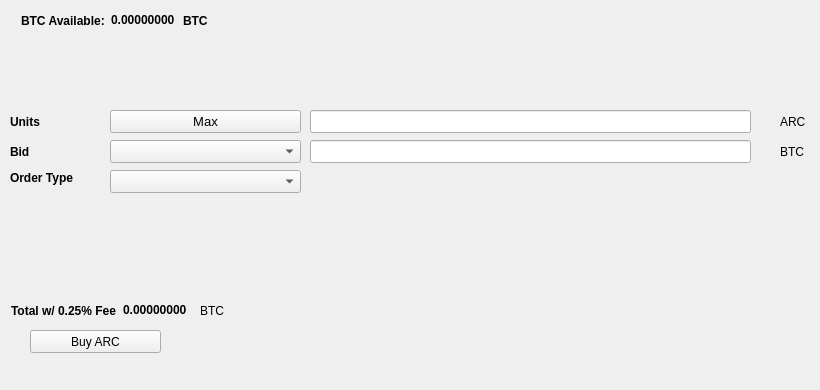
   <widget class="QWidget" name="BuyTab">
    <attribute name="title">
     <string>Buy</string>
    </attribute>
    <widget class="QPushButton" name="BuyARC">
     <property name="geometry">
      <rect>
       <x>30</x>
       <y>330</y>
       <width>131</width>
       <height>23</height>
      </rect>
     </property>
     <property name="text">
      <string>Buy ARC</string>
     </property>
     <property name="icon">
      <iconset resource="../arepacoin.qrc">
       <normaloff>:/icons/bitcoin</normaloff>:/icons/bitcoin</iconset>
     </property>
    </widget>
    <widget class="QLabel" name="label_3">
     <property name="geometry">
      <rect>
       <x>10</x>
       <y>110</y>
       <width>46</width>
       <height>23</height>
      </rect>
     </property>
     <property name="font">
      <font>
       <weight>75</weight>
       <bold>true</bold>
      </font>
     </property>
     <property name="text">
      <string>Units</string>
     </property>
    </widget>
    <widget class="QLineEdit" name="UnitsInput">
     <property name="geometry">
      <rect>
       <x>310</x>
       <y>110</y>
       <width>441</width>
       <height>23</height>
      </rect>
     </property>
     <property name="font">
      <font>
       <pointsize>9</pointsize>
       <weight>75</weight>
       <bold>true</bold>
      </font>
     </property>
    </widget>
    <widget class="QLineEdit" name="BuyBidPriceEdit">
     <property name="geometry">
      <rect>
       <x>310</x>
       <y>140</y>
       <width>441</width>
       <height>23</height>
      </rect>
     </property>
     <property name="font">
      <font>
       <pointsize>9</pointsize>
       <weight>75</weight>
       <bold>true</bold>
      </font>
     </property>
    </widget>
    <widget class="QLabel" name="label_4">
     <property name="geometry">
      <rect>
       <x>780</x>
       <y>110</y>
       <width>31</width>
       <height>23</height>
      </rect>
     </property>
     <property name="text">
      <string>ARC</string>
     </property>
    </widget>
    <widget class="QLabel" name="label_5">
     <property name="geometry">
      <rect>
       <x>780</x>
       <y>140</y>
       <width>31</width>
       <height>23</height>
      </rect>
     </property>
     <property name="text">
      <string>BTC</string>
     </property>
    </widget>
    <widget class="QLabel" name="label_6">
     <property name="geometry">
      <rect>
       <x>10</x>
       <y>140</y>
       <width>46</width>
       <height>23</height>
      </rect>
     </property>
     <property name="font">
      <font>
       <weight>75</weight>
       <bold>true</bold>
      </font>
     </property>
     <property name="text">
      <string>Bid</string>
     </property>
    </widget>
    <widget class="QLabel" name="label_7">
     <property name="geometry">
      <rect>
       <x>10</x>
       <y>170</y>
       <width>91</width>
       <height>16</height>
      </rect>
     </property>
     <property name="font">
      <font>
       <weight>75</weight>
       <bold>true</bold>
      </font>
     </property>
     <property name="text">
      <string>Order Type</string>
     </property>
    </widget>
    <widget class="QPushButton" name="Buy_Max_Amount">
     <property name="geometry">
      <rect>
       <x>110</x>
       <y>110</y>
       <width>191</width>
       <height>23</height>
      </rect>
     </property>
     <property name="font">
      <font>
       <pointsize>10</pointsize>
      </font>
     </property>
     <property name="text">
      <string>Max</string>
     </property>
    </widget>
    <widget class="QComboBox" name="BuyBidcomboBox">
     <property name="geometry">
      <rect>
       <x>110</x>
       <y>140</y>
       <width>191</width>
       <height>23</height>
      </rect>
     </property>
     <property name="font">
      <font>
       <pointsize>10</pointsize>
      </font>
     </property>
    </widget>
    <widget class="QComboBox" name="buyOrdertypeCombo">
     <property name="geometry">
      <rect>
       <x>110</x>
       <y>170</y>
       <width>191</width>
       <height>23</height>
      </rect>
     </property>
     <property name="font">
      <font>
       <pointsize>10</pointsize>
      </font>
     </property>
    </widget>
    <widget class="QWidget" name="layoutWidget1">
     <property name="geometry">
      <rect>
       <x>21</x>
       <y>11</y>
       <width>227</width>
       <height>19</height>
      </rect>
     </property>
     <layout class="QHBoxLayout" name="horizontalLayout_3">
      <item>
       <widget class="QLabel" name="label232">
        <property name="font">
         <font>
          <weight>75</weight>
          <bold>true</bold>
         </font>
        </property>
        <property name="text">
         <string>BTC Available:</string>
        </property>
       </widget>
      </item>
      <item>
       <widget class="QLabel" name="BtcAvailableLbl">
        <property name="palette">
         <palette>
          <active>
           <colorrole role="WindowText">
            <brush brushstyle="SolidPattern">
             <color alpha="255">
              <red>0</red>
              <green>0</green>
              <blue>0</blue>
             </color>
            </brush>
           </colorrole>
           <colorrole role="Button">
            <brush brushstyle="SolidPattern">
             <color alpha="255">
              <red>0</red>
              <green>170</green>
              <blue>0</blue>
             </color>
            </brush>
           </colorrole>
           <colorrole role="Light">
            <brush brushstyle="SolidPattern">
             <color alpha="255">
              <red>0</red>
              <green>255</green>
              <blue>0</blue>
             </color>
            </brush>
           </colorrole>
           <colorrole role="Midlight">
            <brush brushstyle="SolidPattern">
             <color alpha="255">
              <red>0</red>
              <green>212</green>
              <blue>0</blue>
             </color>
            </brush>
           </colorrole>
           <colorrole role="Dark">
            <brush brushstyle="SolidPattern">
             <color alpha="255">
              <red>0</red>
              <green>85</green>
              <blue>0</blue>
             </color>
            </brush>
           </colorrole>
           <colorrole role="Mid">
            <brush brushstyle="SolidPattern">
             <color alpha="255">
              <red>0</red>
              <green>113</green>
              <blue>0</blue>
             </color>
            </brush>
           </colorrole>
           <colorrole role="Text">
            <brush brushstyle="SolidPattern">
             <color alpha="255">
              <red>0</red>
              <green>170</green>
              <blue>0</blue>
             </color>
            </brush>
           </colorrole>
           <colorrole role="BrightText">
            <brush brushstyle="SolidPattern">
             <color alpha="255">
              <red>255</red>
              <green>255</green>
              <blue>255</blue>
             </color>
            </brush>
           </colorrole>
           <colorrole role="ButtonText">
            <brush brushstyle="SolidPattern">
             <color alpha="255">
              <red>0</red>
              <green>0</green>
              <blue>0</blue>
             </color>
            </brush>
           </colorrole>
           <colorrole role="Base">
            <brush brushstyle="SolidPattern">
             <color alpha="255">
              <red>255</red>
              <green>255</green>
              <blue>255</blue>
             </color>
            </brush>
           </colorrole>
           <colorrole role="Window">
            <brush brushstyle="SolidPattern">
             <color alpha="255">
              <red>0</red>
              <green>170</green>
              <blue>0</blue>
             </color>
            </brush>
           </colorrole>
           <colorrole role="Shadow">
            <brush brushstyle="SolidPattern">
             <color alpha="255">
              <red>0</red>
              <green>0</green>
              <blue>0</blue>
             </color>
            </brush>
           </colorrole>
           <colorrole role="AlternateBase">
            <brush brushstyle="SolidPattern">
             <color alpha="255">
              <red>127</red>
              <green>212</green>
              <blue>127</blue>
             </color>
            </brush>
           </colorrole>
           <colorrole role="ToolTipBase">
            <brush brushstyle="SolidPattern">
             <color alpha="255">
              <red>255</red>
              <green>255</green>
              <blue>220</blue>
             </color>
            </brush>
           </colorrole>
           <colorrole role="ToolTipText">
            <brush brushstyle="SolidPattern">
             <color alpha="255">
              <red>0</red>
              <green>0</green>
              <blue>0</blue>
             </color>
            </brush>
           </colorrole>
          </active>
          <inactive>
           <colorrole role="WindowText">
            <brush brushstyle="SolidPattern">
             <color alpha="255">
              <red>0</red>
              <green>0</green>
              <blue>0</blue>
             </color>
            </brush>
           </colorrole>
           <colorrole role="Button">
            <brush brushstyle="SolidPattern">
             <color alpha="255">
              <red>0</red>
              <green>170</green>
              <blue>0</blue>
             </color>
            </brush>
           </colorrole>
           <colorrole role="Light">
            <brush brushstyle="SolidPattern">
             <color alpha="255">
              <red>0</red>
              <green>255</green>
              <blue>0</blue>
             </color>
            </brush>
           </colorrole>
           <colorrole role="Midlight">
            <brush brushstyle="SolidPattern">
             <color alpha="255">
              <red>0</red>
              <green>212</green>
              <blue>0</blue>
             </color>
            </brush>
           </colorrole>
           <colorrole role="Dark">
            <brush brushstyle="SolidPattern">
             <color alpha="255">
              <red>0</red>
              <green>85</green>
              <blue>0</blue>
             </color>
            </brush>
           </colorrole>
           <colorrole role="Mid">
            <brush brushstyle="SolidPattern">
             <color alpha="255">
              <red>0</red>
              <green>113</green>
              <blue>0</blue>
             </color>
            </brush>
           </colorrole>
           <colorrole role="Text">
            <brush brushstyle="SolidPattern">
             <color alpha="255">
              <red>0</red>
              <green>170</green>
              <blue>0</blue>
             </color>
            </brush>
           </colorrole>
           <colorrole role="BrightText">
            <brush brushstyle="SolidPattern">
             <color alpha="255">
              <red>255</red>
              <green>255</green>
              <blue>255</blue>
             </color>
            </brush>
           </colorrole>
           <colorrole role="ButtonText">
            <brush brushstyle="SolidPattern">
             <color alpha="255">
              <red>0</red>
              <green>0</green>
              <blue>0</blue>
             </color>
            </brush>
           </colorrole>
           <colorrole role="Base">
            <brush brushstyle="SolidPattern">
             <color alpha="255">
              <red>255</red>
              <green>255</green>
              <blue>255</blue>
             </color>
            </brush>
           </colorrole>
           <colorrole role="Window">
            <brush brushstyle="SolidPattern">
             <color alpha="255">
              <red>0</red>
              <green>170</green>
              <blue>0</blue>
             </color>
            </brush>
           </colorrole>
           <colorrole role="Shadow">
            <brush brushstyle="SolidPattern">
             <color alpha="255">
              <red>0</red>
              <green>0</green>
              <blue>0</blue>
             </color>
            </brush>
           </colorrole>
           <colorrole role="AlternateBase">
            <brush brushstyle="SolidPattern">
             <color alpha="255">
              <red>127</red>
              <green>212</green>
              <blue>127</blue>
             </color>
            </brush>
           </colorrole>
           <colorrole role="ToolTipBase">
            <brush brushstyle="SolidPattern">
             <color alpha="255">
              <red>255</red>
              <green>255</green>
              <blue>220</blue>
             </color>
            </brush>
           </colorrole>
           <colorrole role="ToolTipText">
            <brush brushstyle="SolidPattern">
             <color alpha="255">
              <red>0</red>
              <green>0</green>
              <blue>0</blue>
             </color>
            </brush>
           </colorrole>
          </inactive>
          <disabled>
           <colorrole role="WindowText">
            <brush brushstyle="SolidPattern">
             <color alpha="255">
              <red>0</red>
              <green>85</green>
              <blue>0</blue>
             </color>
            </brush>
           </colorrole>
           <colorrole role="Button">
            <brush brushstyle="SolidPattern">
             <color alpha="255">
              <red>0</red>
              <green>170</green>
              <blue>0</blue>
             </color>
            </brush>
           </colorrole>
           <colorrole role="Light">
            <brush brushstyle="SolidPattern">
             <color alpha="255">
              <red>0</red>
              <green>255</green>
              <blue>0</blue>
             </color>
            </brush>
           </colorrole>
           <colorrole role="Midlight">
            <brush brushstyle="SolidPattern">
             <color alpha="255">
              <red>0</red>
              <green>212</green>
              <blue>0</blue>
             </color>
            </brush>
           </colorrole>
           <colorrole role="Dark">
            <brush brushstyle="SolidPattern">
             <color alpha="255">
              <red>0</red>
              <green>85</green>
              <blue>0</blue>
             </color>
            </brush>
           </colorrole>
           <colorrole role="Mid">
            <brush brushstyle="SolidPattern">
             <color alpha="255">
              <red>0</red>
              <green>113</green>
              <blue>0</blue>
             </color>
            </brush>
           </colorrole>
           <colorrole role="Text">
            <brush brushstyle="SolidPattern">
             <color alpha="255">
              <red>0</red>
              <green>85</green>
              <blue>0</blue>
             </color>
            </brush>
           </colorrole>
           <colorrole role="BrightText">
            <brush brushstyle="SolidPattern">
             <color alpha="255">
              <red>255</red>
              <green>255</green>
              <blue>255</blue>
             </color>
            </brush>
           </colorrole>
           <colorrole role="ButtonText">
            <brush brushstyle="SolidPattern">
             <color alpha="255">
              <red>0</red>
              <green>85</green>
              <blue>0</blue>
             </color>
            </brush>
           </colorrole>
           <colorrole role="Base">
            <brush brushstyle="SolidPattern">
             <color alpha="255">
              <red>0</red>
              <green>170</green>
              <blue>0</blue>
             </color>
            </brush>
           </colorrole>
           <colorrole role="Window">
            <brush brushstyle="SolidPattern">
             <color alpha="255">
              <red>0</red>
              <green>170</green>
              <blue>0</blue>
             </color>
            </brush>
           </colorrole>
           <colorrole role="Shadow">
            <brush brushstyle="SolidPattern">
             <color alpha="255">
              <red>0</red>
              <green>0</green>
              <blue>0</blue>
             </color>
            </brush>
           </colorrole>
           <colorrole role="AlternateBase">
            <brush brushstyle="SolidPattern">
             <color alpha="255">
              <red>0</red>
              <green>170</green>
              <blue>0</blue>
             </color>
            </brush>
           </colorrole>
           <colorrole role="ToolTipBase">
            <brush brushstyle="SolidPattern">
             <color alpha="255">
              <red>255</red>
              <green>255</green>
              <blue>220</blue>
             </color>
            </brush>
           </colorrole>
           <colorrole role="ToolTipText">
            <brush brushstyle="SolidPattern">
             <color alpha="255">
              <red>0</red>
              <green>0</green>
              <blue>0</blue>
             </color>
            </brush>
           </colorrole>
          </disabled>
         </palette>
        </property>
        <property name="font">
         <font>
          <weight>75</weight>
          <bold>true</bold>
         </font>
        </property>
        <property name="text">
         <string>0.00000000</string>
        </property>
        <property name="textInteractionFlags">
         <set>Qt::LinksAccessibleByMouse|Qt::TextSelectableByKeyboard|Qt::TextSelectableByMouse</set>
        </property>
       </widget>
      </item>
      <item>
       <widget class="QLabel" name="BtcAvailableLbl_2">
        <property name="font">
         <font>
          <weight>75</weight>
          <bold>true</bold>
         </font>
        </property>
        <property name="text">
         <string>BTC</string>
        </property>
       </widget>
      </item>
     </layout>
    </widget>
    <widget class="QWidget" name="layoutWidge2">
     <property name="geometry">
      <rect>
       <x>11</x>
       <y>301</y>
       <width>259</width>
       <height>19</height>
      </rect>
     </property>
     <layout class="QHBoxLayout" name="horizontalLayout_4">
      <item>
       <widget class="QLabel" name="label_9">
        <property name="font">
         <font>
          <weight>75</weight>
          <bold>true</bold>
         </font>
        </property>
        <property name="text">
         <string>Total w/ 0.25% Fee</string>
        </property>
       </widget>
      </item>
      <item>
       <widget class="QLabel" name="BuyCostLabel">
        <property name="palette">
         <palette>
          <active>
           <colorrole role="WindowText">
            <brush brushstyle="SolidPattern">
             <color alpha="255">
              <red>0</red>
              <green>0</green>
              <blue>0</blue>
             </color>
            </brush>
           </colorrole>
           <colorrole role="Button">
            <brush brushstyle="SolidPattern">
             <color alpha="255">
              <red>0</red>
              <green>170</green>
              <blue>0</blue>
             </color>
            </brush>
           </colorrole>
           <colorrole role="Light">
            <brush brushstyle="SolidPattern">
             <color alpha="255">
              <red>0</red>
              <green>255</green>
              <blue>0</blue>
             </color>
            </brush>
           </colorrole>
           <colorrole role="Midlight">
            <brush brushstyle="SolidPattern">
             <color alpha="255">
              <red>0</red>
              <green>212</green>
              <blue>0</blue>
             </color>
            </brush>
           </colorrole>
           <colorrole role="Dark">
            <brush brushstyle="SolidPattern">
             <color alpha="255">
              <red>0</red>
              <green>85</green>
              <blue>0</blue>
             </color>
            </brush>
           </colorrole>
           <colorrole role="Mid">
            <brush brushstyle="SolidPattern">
             <color alpha="255">
              <red>0</red>
              <green>113</green>
              <blue>0</blue>
             </color>
            </brush>
           </colorrole>
           <colorrole role="Text">
            <brush brushstyle="SolidPattern">
             <color alpha="255">
              <red>0</red>
              <green>170</green>
              <blue>0</blue>
             </color>
            </brush>
           </colorrole>
           <colorrole role="BrightText">
            <brush brushstyle="SolidPattern">
             <color alpha="255">
              <red>255</red>
              <green>255</green>
              <blue>255</blue>
             </color>
            </brush>
           </colorrole>
           <colorrole role="ButtonText">
            <brush brushstyle="SolidPattern">
             <color alpha="255">
              <red>0</red>
              <green>0</green>
              <blue>0</blue>
             </color>
            </brush>
           </colorrole>
           <colorrole role="Base">
            <brush brushstyle="SolidPattern">
             <color alpha="255">
              <red>255</red>
              <green>255</green>
              <blue>255</blue>
             </color>
            </brush>
           </colorrole>
           <colorrole role="Window">
            <brush brushstyle="SolidPattern">
             <color alpha="255">
              <red>0</red>
              <green>170</green>
              <blue>0</blue>
             </color>
            </brush>
           </colorrole>
           <colorrole role="Shadow">
            <brush brushstyle="SolidPattern">
             <color alpha="255">
              <red>0</red>
              <green>0</green>
              <blue>0</blue>
             </color>
            </brush>
           </colorrole>
           <colorrole role="AlternateBase">
            <brush brushstyle="SolidPattern">
             <color alpha="255">
              <red>127</red>
              <green>212</green>
              <blue>127</blue>
             </color>
            </brush>
           </colorrole>
           <colorrole role="ToolTipBase">
            <brush brushstyle="SolidPattern">
             <color alpha="255">
              <red>255</red>
              <green>255</green>
              <blue>220</blue>
             </color>
            </brush>
           </colorrole>
           <colorrole role="ToolTipText">
            <brush brushstyle="SolidPattern">
             <color alpha="255">
              <red>0</red>
              <green>0</green>
              <blue>0</blue>
             </color>
            </brush>
           </colorrole>
          </active>
          <inactive>
           <colorrole role="WindowText">
            <brush brushstyle="SolidPattern">
             <color alpha="255">
              <red>0</red>
              <green>0</green>
              <blue>0</blue>
             </color>
            </brush>
           </colorrole>
           <colorrole role="Button">
            <brush brushstyle="SolidPattern">
             <color alpha="255">
              <red>0</red>
              <green>170</green>
              <blue>0</blue>
             </color>
            </brush>
           </colorrole>
           <colorrole role="Light">
            <brush brushstyle="SolidPattern">
             <color alpha="255">
              <red>0</red>
              <green>255</green>
              <blue>0</blue>
             </color>
            </brush>
           </colorrole>
           <colorrole role="Midlight">
            <brush brushstyle="SolidPattern">
             <color alpha="255">
              <red>0</red>
              <green>212</green>
              <blue>0</blue>
             </color>
            </brush>
           </colorrole>
           <colorrole role="Dark">
            <brush brushstyle="SolidPattern">
             <color alpha="255">
              <red>0</red>
              <green>85</green>
              <blue>0</blue>
             </color>
            </brush>
           </colorrole>
           <colorrole role="Mid">
            <brush brushstyle="SolidPattern">
             <color alpha="255">
              <red>0</red>
              <green>113</green>
              <blue>0</blue>
             </color>
            </brush>
           </colorrole>
           <colorrole role="Text">
            <brush brushstyle="SolidPattern">
             <color alpha="255">
              <red>0</red>
              <green>170</green>
              <blue>0</blue>
             </color>
            </brush>
           </colorrole>
           <colorrole role="BrightText">
            <brush brushstyle="SolidPattern">
             <color alpha="255">
              <red>255</red>
              <green>255</green>
              <blue>255</blue>
             </color>
            </brush>
           </colorrole>
           <colorrole role="ButtonText">
            <brush brushstyle="SolidPattern">
             <color alpha="255">
              <red>0</red>
              <green>0</green>
              <blue>0</blue>
             </color>
            </brush>
           </colorrole>
           <colorrole role="Base">
            <brush brushstyle="SolidPattern">
             <color alpha="255">
              <red>255</red>
              <green>255</green>
              <blue>255</blue>
             </color>
            </brush>
           </colorrole>
           <colorrole role="Window">
            <brush brushstyle="SolidPattern">
             <color alpha="255">
              <red>0</red>
              <green>170</green>
              <blue>0</blue>
             </color>
            </brush>
           </colorrole>
           <colorrole role="Shadow">
            <brush brushstyle="SolidPattern">
             <color alpha="255">
              <red>0</red>
              <green>0</green>
              <blue>0</blue>
             </color>
            </brush>
           </colorrole>
           <colorrole role="AlternateBase">
            <brush brushstyle="SolidPattern">
             <color alpha="255">
              <red>127</red>
              <green>212</green>
              <blue>127</blue>
             </color>
            </brush>
           </colorrole>
           <colorrole role="ToolTipBase">
            <brush brushstyle="SolidPattern">
             <color alpha="255">
              <red>255</red>
              <green>255</green>
              <blue>220</blue>
             </color>
            </brush>
           </colorrole>
           <colorrole role="ToolTipText">
            <brush brushstyle="SolidPattern">
             <color alpha="255">
              <red>0</red>
              <green>0</green>
              <blue>0</blue>
             </color>
            </brush>
           </colorrole>
          </inactive>
          <disabled>
           <colorrole role="WindowText">
            <brush brushstyle="SolidPattern">
             <color alpha="255">
              <red>0</red>
              <green>85</green>
              <blue>0</blue>
             </color>
            </brush>
           </colorrole>
           <colorrole role="Button">
            <brush brushstyle="SolidPattern">
             <color alpha="255">
              <red>0</red>
              <green>170</green>
              <blue>0</blue>
             </color>
            </brush>
           </colorrole>
           <colorrole role="Light">
            <brush brushstyle="SolidPattern">
             <color alpha="255">
              <red>0</red>
              <green>255</green>
              <blue>0</blue>
             </color>
            </brush>
           </colorrole>
           <colorrole role="Midlight">
            <brush brushstyle="SolidPattern">
             <color alpha="255">
              <red>0</red>
              <green>212</green>
              <blue>0</blue>
             </color>
            </brush>
           </colorrole>
           <colorrole role="Dark">
            <brush brushstyle="SolidPattern">
             <color alpha="255">
              <red>0</red>
              <green>85</green>
              <blue>0</blue>
             </color>
            </brush>
           </colorrole>
           <colorrole role="Mid">
            <brush brushstyle="SolidPattern">
             <color alpha="255">
              <red>0</red>
              <green>113</green>
              <blue>0</blue>
             </color>
            </brush>
           </colorrole>
           <colorrole role="Text">
            <brush brushstyle="SolidPattern">
             <color alpha="255">
              <red>0</red>
              <green>85</green>
              <blue>0</blue>
             </color>
            </brush>
           </colorrole>
           <colorrole role="BrightText">
            <brush brushstyle="SolidPattern">
             <color alpha="255">
              <red>255</red>
              <green>255</green>
              <blue>255</blue>
             </color>
            </brush>
           </colorrole>
           <colorrole role="ButtonText">
            <brush brushstyle="SolidPattern">
             <color alpha="255">
              <red>0</red>
              <green>85</green>
              <blue>0</blue>
             </color>
            </brush>
           </colorrole>
           <colorrole role="Base">
            <brush brushstyle="SolidPattern">
             <color alpha="255">
              <red>0</red>
              <green>170</green>
              <blue>0</blue>
             </color>
            </brush>
           </colorrole>
           <colorrole role="Window">
            <brush brushstyle="SolidPattern">
             <color alpha="255">
              <red>0</red>
              <green>170</green>
              <blue>0</blue>
             </color>
            </brush>
           </colorrole>
           <colorrole role="Shadow">
            <brush brushstyle="SolidPattern">
             <color alpha="255">
              <red>0</red>
              <green>0</green>
              <blue>0</blue>
             </color>
            </brush>
           </colorrole>
           <colorrole role="AlternateBase">
            <brush brushstyle="SolidPattern">
             <color alpha="255">
              <red>0</red>
              <green>170</green>
              <blue>0</blue>
             </color>
            </brush>
           </colorrole>
           <colorrole role="ToolTipBase">
            <brush brushstyle="SolidPattern">
             <color alpha="255">
              <red>255</red>
              <green>255</green>
              <blue>220</blue>
             </color>
            </brush>
           </colorrole>
           <colorrole role="ToolTipText">
            <brush brushstyle="SolidPattern">
             <color alpha="255">
              <red>0</red>
              <green>0</green>
              <blue>0</blue>
             </color>
            </brush>
           </colorrole>
          </disabled>
         </palette>
        </property>
        <property name="font">
         <font>
          <weight>75</weight>
          <bold>true</bold>
         </font>
        </property>
        <property name="autoFillBackground">
         <bool>false</bool>
        </property>
        <property name="text">
         <string>0.00000000</string>
        </property>
        <property name="textInteractionFlags">
         <set>Qt::LinksAccessibleByMouse|Qt::TextSelectableByMouse</set>
        </property>
       </widget>
      </item>
      <item>
       <widget class="QLabel" name="label_10">
        <property name="font">
         <font>
          <weight>50</weight>
          <bold>false</bold>
         </font>
        </property>
        <property name="text">
         <string>BTC</string>
        </property>
       </widget>
      </item>
     </layout>
    </widget>
    <widget class="QLabel" name="label_24">
     <property name="geometry">
      <rect>
       <x>460</x>
       <y>300</y>
       <width>281</width>
       <height>81</height>
      </rect>
     </property>
     <property name="text">
      <string/>
     </property>
     <property name="pixmap">
      <pixmap>:/images/bittrex</pixmap>
     </property>
    </widget>
   </widget>
